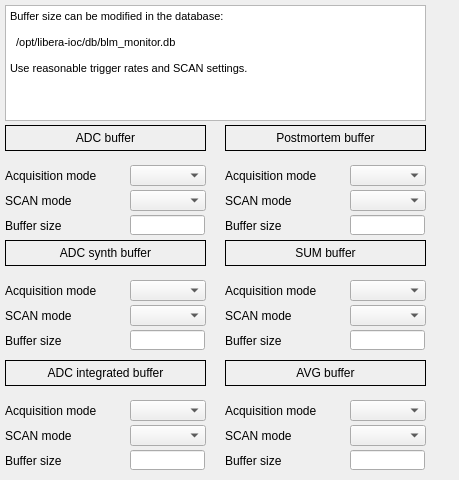
<?xml version="1.0" encoding="UTF-8"?>
<ui version="4.0">
 <class>MainWindow</class>
 <widget class="QMainWindow" name="MainWindow">
  <property name="geometry">
   <rect>
    <x>0</x>
    <y>0</y>
    <width>459</width>
    <height>480</height>
   </rect>
  </property>
  <property name="windowTitle">
   <string>MainWindow</string>
  </property>
  <property name="Title" stdset="0">
   <string>$(DEVICE): Acq.settings</string>
  </property>
  <widget class="QWidget" name="centralwidget">
   <widget class="caLabel" name="label_26">
    <property name="geometry">
     <rect>
      <x>5</x>
      <y>125</y>
      <width>201</width>
      <height>26</height>
     </rect>
    </property>
    <property name="frameShape">
     <enum>QFrame::Box</enum>
    </property>
    <property name="text">
     <string>ADC buffer</string>
    </property>
    <property name="alignment">
     <set>Qt::AlignCenter</set>
    </property>
    <property name="background">
     <color>
      <red>255</red>
      <green>255</green>
      <blue>255</blue>
     </color>
    </property>
   </widget>
   <widget class="caMenu" name="camenu_2">
    <property name="geometry">
     <rect>
      <x>130</x>
      <y>190</y>
      <width>76</width>
      <height>21</height>
     </rect>
    </property>
    <property name="channel" stdset="0">
     <string notr="true">$(DEVICE):signals:adc.ACQM</string>
    </property>
   </widget>
   <widget class="caMenu" name="camenu">
    <property name="geometry">
     <rect>
      <x>130</x>
      <y>165</y>
      <width>76</width>
      <height>21</height>
     </rect>
    </property>
    <property name="channel" stdset="0">
     <string notr="true">$(DEVICE):signals:adc.SCAN</string>
    </property>
   </widget>
   <widget class="caTextEntry" name="catextentry_8">
    <property name="geometry">
     <rect>
      <x>130</x>
      <y>215</y>
      <width>75</width>
      <height>20</height>
     </rect>
    </property>
    <property name="alignment">
     <set>Qt::AlignRight|Qt::AlignTrailing|Qt::AlignVCenter</set>
    </property>
    <property name="readOnly">
     <bool>false</bool>
    </property>
    <property name="channel" stdset="0">
     <string notr="true">$(DEVICE):signals:adc.NGRP</string>
    </property>
    <property name="background">
     <color>
      <red>255</red>
      <green>255</green>
      <blue>127</blue>
     </color>
    </property>
    <property name="colorMode">
     <enum>caLineEdit::Static</enum>
    </property>
   </widget>
   <widget class="QLabel" name="label">
    <property name="geometry">
     <rect>
      <x>5</x>
      <y>165</y>
      <width>121</width>
      <height>21</height>
     </rect>
    </property>
    <property name="text">
     <string>Acquisition mode</string>
    </property>
   </widget>
   <widget class="QLabel" name="label_2">
    <property name="geometry">
     <rect>
      <x>5</x>
      <y>190</y>
      <width>106</width>
      <height>21</height>
     </rect>
    </property>
    <property name="text">
     <string>SCAN mode</string>
    </property>
   </widget>
   <widget class="QLabel" name="label_3">
    <property name="geometry">
     <rect>
      <x>5</x>
      <y>215</y>
      <width>106</width>
      <height>21</height>
     </rect>
    </property>
    <property name="text">
     <string>Buffer size</string>
    </property>
   </widget>
   <widget class="caLabel" name="label_27">
    <property name="geometry">
     <rect>
      <x>225</x>
      <y>240</y>
      <width>201</width>
      <height>26</height>
     </rect>
    </property>
    <property name="frameShape">
     <enum>QFrame::Box</enum>
    </property>
    <property name="text">
     <string>SUM buffer</string>
    </property>
    <property name="alignment">
     <set>Qt::AlignCenter</set>
    </property>
    <property name="background">
     <color>
      <red>255</red>
      <green>255</green>
      <blue>255</blue>
     </color>
    </property>
   </widget>
   <widget class="QLabel" name="label_4">
    <property name="geometry">
     <rect>
      <x>225</x>
      <y>280</y>
      <width>121</width>
      <height>21</height>
     </rect>
    </property>
    <property name="text">
     <string>Acquisition mode</string>
    </property>
   </widget>
   <widget class="caMenu" name="camenu_3">
    <property name="geometry">
     <rect>
      <x>350</x>
      <y>280</y>
      <width>76</width>
      <height>21</height>
     </rect>
    </property>
    <property name="channel" stdset="0">
     <string notr="true">$(DEVICE):signals:sum.SCAN</string>
    </property>
   </widget>
   <widget class="QLabel" name="label_5">
    <property name="geometry">
     <rect>
      <x>225</x>
      <y>305</y>
      <width>106</width>
      <height>21</height>
     </rect>
    </property>
    <property name="text">
     <string>SCAN mode</string>
    </property>
   </widget>
   <widget class="caMenu" name="camenu_4">
    <property name="geometry">
     <rect>
      <x>350</x>
      <y>305</y>
      <width>76</width>
      <height>21</height>
     </rect>
    </property>
    <property name="channel" stdset="0">
     <string notr="true">$(DEVICE):signals:sum.ACQM</string>
    </property>
   </widget>
   <widget class="caTextEntry" name="catextentry_9">
    <property name="geometry">
     <rect>
      <x>350</x>
      <y>330</y>
      <width>75</width>
      <height>20</height>
     </rect>
    </property>
    <property name="alignment">
     <set>Qt::AlignRight|Qt::AlignTrailing|Qt::AlignVCenter</set>
    </property>
    <property name="readOnly">
     <bool>false</bool>
    </property>
    <property name="channel" stdset="0">
     <string notr="true">$(DEVICE):signals:sum.NGRP</string>
    </property>
    <property name="background">
     <color>
      <red>255</red>
      <green>255</green>
      <blue>127</blue>
     </color>
    </property>
    <property name="colorMode">
     <enum>caLineEdit::Static</enum>
    </property>
   </widget>
   <widget class="QLabel" name="label_6">
    <property name="geometry">
     <rect>
      <x>225</x>
      <y>330</y>
      <width>106</width>
      <height>21</height>
     </rect>
    </property>
    <property name="text">
     <string>Buffer size</string>
    </property>
   </widget>
   <widget class="QLabel" name="label_7">
    <property name="geometry">
     <rect>
      <x>225</x>
      <y>400</y>
      <width>121</width>
      <height>21</height>
     </rect>
    </property>
    <property name="text">
     <string>Acquisition mode</string>
    </property>
   </widget>
   <widget class="QLabel" name="label_8">
    <property name="geometry">
     <rect>
      <x>225</x>
      <y>425</y>
      <width>106</width>
      <height>21</height>
     </rect>
    </property>
    <property name="text">
     <string>SCAN mode</string>
    </property>
   </widget>
   <widget class="caTextEntry" name="catextentry_10">
    <property name="geometry">
     <rect>
      <x>350</x>
      <y>450</y>
      <width>75</width>
      <height>20</height>
     </rect>
    </property>
    <property name="alignment">
     <set>Qt::AlignRight|Qt::AlignTrailing|Qt::AlignVCenter</set>
    </property>
    <property name="readOnly">
     <bool>false</bool>
    </property>
    <property name="channel" stdset="0">
     <string notr="true">$(DEVICE):signals:average.NGRP</string>
    </property>
    <property name="background">
     <color>
      <red>255</red>
      <green>255</green>
      <blue>127</blue>
     </color>
    </property>
    <property name="colorMode">
     <enum>caLineEdit::Static</enum>
    </property>
   </widget>
   <widget class="caMenu" name="camenu_5">
    <property name="geometry">
     <rect>
      <x>350</x>
      <y>400</y>
      <width>76</width>
      <height>21</height>
     </rect>
    </property>
    <property name="channel" stdset="0">
     <string notr="true">$(DEVICE):signals:average.SCAN</string>
    </property>
   </widget>
   <widget class="caMenu" name="camenu_6">
    <property name="geometry">
     <rect>
      <x>350</x>
      <y>425</y>
      <width>76</width>
      <height>21</height>
     </rect>
    </property>
    <property name="channel" stdset="0">
     <string notr="true">$(DEVICE):signals:average.ACQM</string>
    </property>
   </widget>
   <widget class="caLabel" name="label_28">
    <property name="geometry">
     <rect>
      <x>225</x>
      <y>360</y>
      <width>201</width>
      <height>26</height>
     </rect>
    </property>
    <property name="frameShape">
     <enum>QFrame::Box</enum>
    </property>
    <property name="text">
     <string>AVG buffer</string>
    </property>
    <property name="alignment">
     <set>Qt::AlignCenter</set>
    </property>
    <property name="background">
     <color>
      <red>255</red>
      <green>255</green>
      <blue>255</blue>
     </color>
    </property>
   </widget>
   <widget class="QLabel" name="label_9">
    <property name="geometry">
     <rect>
      <x>225</x>
      <y>450</y>
      <width>106</width>
      <height>21</height>
     </rect>
    </property>
    <property name="text">
     <string>Buffer size</string>
    </property>
   </widget>
   <widget class="QTextBrowser" name="textBrowser">
    <property name="geometry">
     <rect>
      <x>5</x>
      <y>5</y>
      <width>421</width>
      <height>116</height>
     </rect>
    </property>
    <property name="font">
     <font>
      <pointsize>8</pointsize>
     </font>
    </property>
    <property name="html">
     <string>&lt;!DOCTYPE HTML PUBLIC &quot;-//W3C//DTD HTML 4.0//EN&quot; &quot;http://www.w3.org/TR/REC-html40/strict.dtd&quot;&gt;
&lt;html&gt;&lt;head&gt;&lt;meta name=&quot;qrichtext&quot; content=&quot;1&quot; /&gt;&lt;style type=&quot;text/css&quot;&gt;
p, li { white-space: pre-wrap; }
&lt;/style&gt;&lt;/head&gt;&lt;body style=&quot; font-family:'Sans'; font-size:8pt; font-weight:400; font-style:normal;&quot;&gt;
&lt;p style=&quot; margin-top:0px; margin-bottom:0px; margin-left:0px; margin-right:0px; -qt-block-indent:0; text-indent:0px;&quot;&gt;Buffer size can be modified in the database:&lt;/p&gt;
&lt;p style=&quot;-qt-paragraph-type:empty; margin-top:0px; margin-bottom:0px; margin-left:0px; margin-right:0px; -qt-block-indent:0; text-indent:0px;&quot;&gt;&lt;/p&gt;
&lt;p style=&quot; margin-top:0px; margin-bottom:0px; margin-left:0px; margin-right:0px; -qt-block-indent:0; text-indent:0px;&quot;&gt;  /opt/libera-ioc/db/blm_monitor.db&lt;/p&gt;
&lt;p style=&quot;-qt-paragraph-type:empty; margin-top:0px; margin-bottom:0px; margin-left:0px; margin-right:0px; -qt-block-indent:0; text-indent:0px;&quot;&gt;&lt;/p&gt;
&lt;p style=&quot; margin-top:0px; margin-bottom:0px; margin-left:0px; margin-right:0px; -qt-block-indent:0; text-indent:0px;&quot;&gt;Use reasonable trigger rates and SCAN settings.&lt;/p&gt;&lt;/body&gt;&lt;/html&gt;</string>
    </property>
   </widget>
   <widget class="QLabel" name="label_10">
    <property name="geometry">
     <rect>
      <x>5</x>
      <y>305</y>
      <width>106</width>
      <height>21</height>
     </rect>
    </property>
    <property name="text">
     <string>SCAN mode</string>
    </property>
   </widget>
   <widget class="caTextEntry" name="catextentry_11">
    <property name="geometry">
     <rect>
      <x>130</x>
      <y>330</y>
      <width>75</width>
      <height>20</height>
     </rect>
    </property>
    <property name="alignment">
     <set>Qt::AlignRight|Qt::AlignTrailing|Qt::AlignVCenter</set>
    </property>
    <property name="readOnly">
     <bool>false</bool>
    </property>
    <property name="channel" stdset="0">
     <string notr="true">$(DEVICE):signals:adc_synth.NGRP</string>
    </property>
    <property name="background">
     <color>
      <red>255</red>
      <green>255</green>
      <blue>127</blue>
     </color>
    </property>
    <property name="colorMode">
     <enum>caLineEdit::Static</enum>
    </property>
   </widget>
   <widget class="caMenu" name="camenu_7">
    <property name="geometry">
     <rect>
      <x>130</x>
      <y>280</y>
      <width>76</width>
      <height>21</height>
     </rect>
    </property>
    <property name="channel" stdset="0">
     <string notr="true">$(DEVICE):signals:adc_synth.SCAN</string>
    </property>
   </widget>
   <widget class="caLabel" name="label_29">
    <property name="geometry">
     <rect>
      <x>5</x>
      <y>240</y>
      <width>201</width>
      <height>26</height>
     </rect>
    </property>
    <property name="frameShape">
     <enum>QFrame::Box</enum>
    </property>
    <property name="text">
     <string>ADC synth buffer</string>
    </property>
    <property name="alignment">
     <set>Qt::AlignCenter</set>
    </property>
    <property name="background">
     <color>
      <red>255</red>
      <green>255</green>
      <blue>255</blue>
     </color>
    </property>
   </widget>
   <widget class="caMenu" name="camenu_8">
    <property name="geometry">
     <rect>
      <x>130</x>
      <y>305</y>
      <width>76</width>
      <height>21</height>
     </rect>
    </property>
    <property name="channel" stdset="0">
     <string notr="true">$(DEVICE):signals:adc_synth.ACQM</string>
    </property>
   </widget>
   <widget class="QLabel" name="label_11">
    <property name="geometry">
     <rect>
      <x>5</x>
      <y>330</y>
      <width>106</width>
      <height>21</height>
     </rect>
    </property>
    <property name="text">
     <string>Buffer size</string>
    </property>
   </widget>
   <widget class="QLabel" name="label_12">
    <property name="geometry">
     <rect>
      <x>5</x>
      <y>280</y>
      <width>121</width>
      <height>21</height>
     </rect>
    </property>
    <property name="text">
     <string>Acquisition mode</string>
    </property>
   </widget>
   <widget class="QLabel" name="label_13">
    <property name="geometry">
     <rect>
      <x>5</x>
      <y>425</y>
      <width>106</width>
      <height>21</height>
     </rect>
    </property>
    <property name="text">
     <string>SCAN mode</string>
    </property>
   </widget>
   <widget class="caTextEntry" name="catextentry_12">
    <property name="geometry">
     <rect>
      <x>130</x>
      <y>450</y>
      <width>75</width>
      <height>20</height>
     </rect>
    </property>
    <property name="alignment">
     <set>Qt::AlignRight|Qt::AlignTrailing|Qt::AlignVCenter</set>
    </property>
    <property name="readOnly">
     <bool>false</bool>
    </property>
    <property name="channel" stdset="0">
     <string notr="true">$(DEVICE):signals:adc_integrated.NGRP</string>
    </property>
    <property name="background">
     <color>
      <red>255</red>
      <green>255</green>
      <blue>127</blue>
     </color>
    </property>
    <property name="colorMode">
     <enum>caLineEdit::Static</enum>
    </property>
   </widget>
   <widget class="caMenu" name="camenu_9">
    <property name="geometry">
     <rect>
      <x>130</x>
      <y>400</y>
      <width>76</width>
      <height>21</height>
     </rect>
    </property>
    <property name="channel" stdset="0">
     <string notr="true">$(DEVICE):signals:adc_integrated.SCAN</string>
    </property>
   </widget>
   <widget class="caLabel" name="label_30">
    <property name="geometry">
     <rect>
      <x>5</x>
      <y>360</y>
      <width>201</width>
      <height>26</height>
     </rect>
    </property>
    <property name="frameShape">
     <enum>QFrame::Box</enum>
    </property>
    <property name="text">
     <string>ADC integrated buffer</string>
    </property>
    <property name="alignment">
     <set>Qt::AlignCenter</set>
    </property>
    <property name="background">
     <color>
      <red>255</red>
      <green>255</green>
      <blue>255</blue>
     </color>
    </property>
   </widget>
   <widget class="caMenu" name="camenu_10">
    <property name="geometry">
     <rect>
      <x>130</x>
      <y>425</y>
      <width>76</width>
      <height>21</height>
     </rect>
    </property>
    <property name="channel" stdset="0">
     <string notr="true">$(DEVICE):signals:adc_integrated.ACQM</string>
    </property>
   </widget>
   <widget class="QLabel" name="label_14">
    <property name="geometry">
     <rect>
      <x>5</x>
      <y>450</y>
      <width>106</width>
      <height>21</height>
     </rect>
    </property>
    <property name="text">
     <string>Buffer size</string>
    </property>
   </widget>
   <widget class="QLabel" name="label_15">
    <property name="geometry">
     <rect>
      <x>5</x>
      <y>400</y>
      <width>121</width>
      <height>21</height>
     </rect>
    </property>
    <property name="text">
     <string>Acquisition mode</string>
    </property>
   </widget>
   <widget class="QLabel" name="label_16">
    <property name="geometry">
     <rect>
      <x>225</x>
      <y>190</y>
      <width>106</width>
      <height>21</height>
     </rect>
    </property>
    <property name="text">
     <string>SCAN mode</string>
    </property>
   </widget>
   <widget class="caTextEntry" name="catextentry_13">
    <property name="geometry">
     <rect>
      <x>350</x>
      <y>215</y>
      <width>75</width>
      <height>20</height>
     </rect>
    </property>
    <property name="alignment">
     <set>Qt::AlignRight|Qt::AlignTrailing|Qt::AlignVCenter</set>
    </property>
    <property name="readOnly">
     <bool>false</bool>
    </property>
    <property name="channel" stdset="0">
     <string notr="true">$(DEVICE):signals:pm.NGRP</string>
    </property>
    <property name="background">
     <color>
      <red>255</red>
      <green>255</green>
      <blue>127</blue>
     </color>
    </property>
    <property name="colorMode">
     <enum>caLineEdit::Static</enum>
    </property>
   </widget>
   <widget class="caMenu" name="camenu_11">
    <property name="geometry">
     <rect>
      <x>350</x>
      <y>165</y>
      <width>76</width>
      <height>21</height>
     </rect>
    </property>
    <property name="channel" stdset="0">
     <string notr="true">$(DEVICE):signals:pm.SCAN</string>
    </property>
   </widget>
   <widget class="caLabel" name="label_31">
    <property name="geometry">
     <rect>
      <x>225</x>
      <y>125</y>
      <width>201</width>
      <height>26</height>
     </rect>
    </property>
    <property name="frameShape">
     <enum>QFrame::Box</enum>
    </property>
    <property name="text">
     <string>Postmortem buffer</string>
    </property>
    <property name="alignment">
     <set>Qt::AlignCenter</set>
    </property>
    <property name="background">
     <color>
      <red>255</red>
      <green>255</green>
      <blue>255</blue>
     </color>
    </property>
   </widget>
   <widget class="caMenu" name="camenu_12">
    <property name="geometry">
     <rect>
      <x>350</x>
      <y>190</y>
      <width>76</width>
      <height>21</height>
     </rect>
    </property>
    <property name="channel" stdset="0">
     <string notr="true">$(DEVICE):signals:pm.ACQM</string>
    </property>
   </widget>
   <widget class="QLabel" name="label_17">
    <property name="geometry">
     <rect>
      <x>225</x>
      <y>215</y>
      <width>106</width>
      <height>21</height>
     </rect>
    </property>
    <property name="text">
     <string>Buffer size</string>
    </property>
   </widget>
   <widget class="QLabel" name="label_18">
    <property name="geometry">
     <rect>
      <x>225</x>
      <y>165</y>
      <width>121</width>
      <height>21</height>
     </rect>
    </property>
    <property name="text">
     <string>Acquisition mode</string>
    </property>
   </widget>
  </widget>
 </widget>
 <customwidgets>
  <customwidget>
   <class>caMenu</class>
   <extends>QComboBox</extends>
   <header>caMenu</header>
  </customwidget>
  <customwidget>
   <class>caTextEntry</class>
   <extends>caLineEdit</extends>
   <header>caTextEntry</header>
  </customwidget>
  <customwidget>
   <class>caLabel</class>
   <extends>QLabel</extends>
   <header>caLabel</header>
  </customwidget>
  <customwidget>
   <class>caLineEdit</class>
   <extends>QLineEdit</extends>
   <header>caLineEdit</header>
  </customwidget>
 </customwidgets>
 <resources/>
 <connections/>
</ui>
